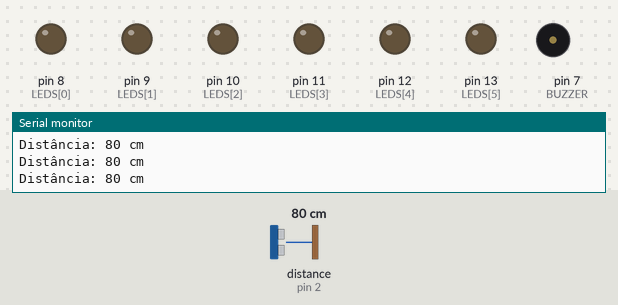
Simulated run of this sketch. Board: Arduino Uno, built with avr-gcc and run on an emulated ATmega328P. On the bench: output pins drawn as LEDs (lit = HIGH), buzzer (waves = sounding), the last lines printed to the serial monitor. Wiring (inferred from the names in the program): ultrasonic range finder: trigger pin 3; echo pin 2. Dashed ring = blinking. The test bench sets the inputs (shaded band); at power-on: distance to the obstacle (sensor on pin 2) 80 cm. The echo pulse lasts 58.3 µs per cm; pins used as bus, display or sensor lines are not drawn.

Above: at 1.2 s.
1.3 s: distance to the obstacle (sensor on pin 2) set to 66 cm
4.3 s: distance to the obstacle (sensor on pin 2) set to 57 cm
At 4.47 s:
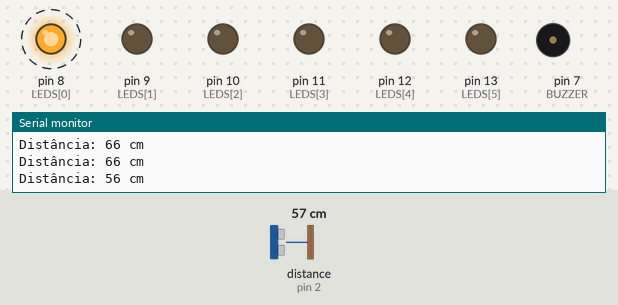
7.3 s: distance to the obstacle (sensor on pin 2) set to 49 cm
At 8.06 s:
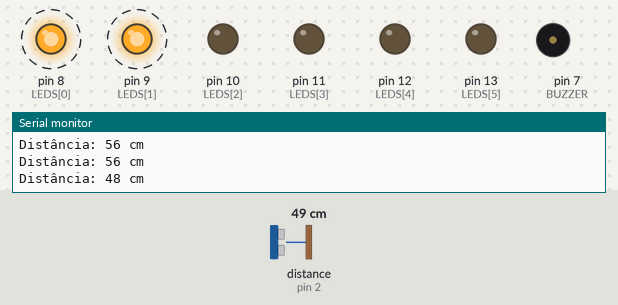
10.3 s: distance to the obstacle (sensor on pin 2) set to 45 cm
13.3 s: distance to the obstacle (sensor on pin 2) set to 38 cm
At 14.05 s:
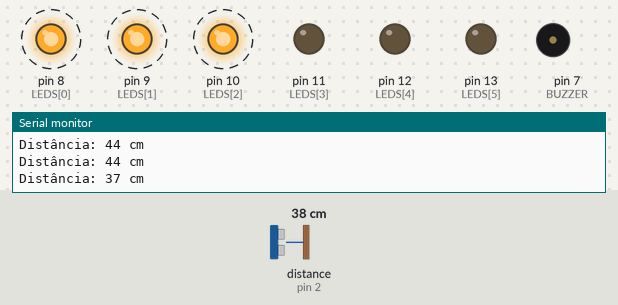
16.3 s: distance to the obstacle (sensor on pin 2) set to 2 cm
At 16.81 s:
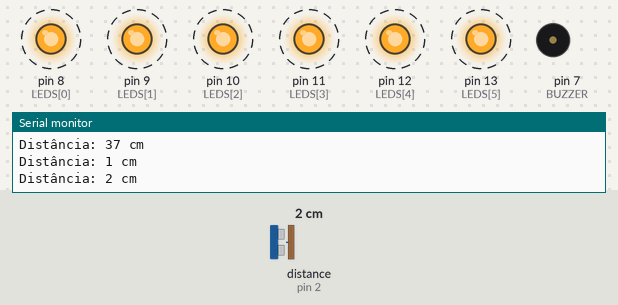
Timing chart, 0 to 20.3 s (numbered marks = the images above; inputs shaded):
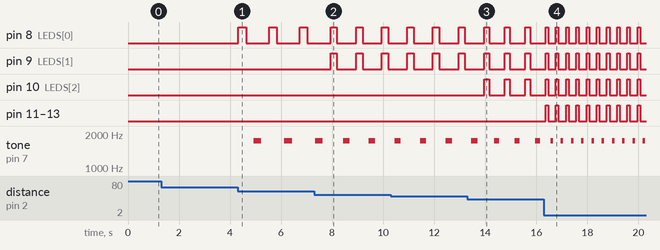

Measured:
- the behaviour switches between 61 and 60 cm on distance to the obstacle (sensor on pin 2) (found by bisection; images 0 and 1)
- the behaviour switches between 52 and 51 cm on distance to the obstacle (sensor on pin 2) (found by bisection; images 1 and 2)
- the behaviour switches between 42 and 41 cm on distance to the obstacle (sensor on pin 2) (found by bisection; images 2 and 3)
- after the input at 4.3 s, pin 8 (LEDS[0]): alternates HIGH for 0.30 s and LOW for 0.90 s, starting at once; tone on pin 7 (BUZZER): alternates 1750 Hz for 0.30 s and silent for 0.90 s, starting after 0.62 s
- after the input at 7.3 s, pin 9 (LEDS[1]): alternates HIGH for 0.25 s and LOW for 0.75 s, starting after 0.64 s
- after the input at 13.3 s, pin 10 (LEDS[2]): alternates HIGH for 0.20 s and LOW for 0.60 s, starting after 0.66 s
- after the input at 16.3 s, pin 8 (LEDS[0]), pin 9 (LEDS[1]): alternates HIGH for 0.10 s and LOW for 0.30 s, starting after 0.16 s

The sketch:

Projeto_Final_de_R_.ino
```cpp
const int TRIG = 3;
const int ECHO = 2;
const int BUZZER = 7;
const int LEDS[] = {8, 9, 10, 11, 12, 13};

int distancia = 0;
int intervalo = 0;

void setup() {
  Serial.begin(9600);
  pinMode(TRIG, OUTPUT);
  pinMode(ECHO, INPUT);
  pinMode(BUZZER, OUTPUT);
  noTone(BUZZER);

  for (int i = 0; i < 6; i++) {
    pinMode(LEDS[i], OUTPUT);
    digitalWrite(LEDS[i], LOW);
  }
}

void loop() {
  distancia = medirDistancia();

  Serial.print("Distância: ");
  Serial.print(distancia);
  Serial.println(" cm");

  // Leitura inválida
  if (distancia < 0 || distancia > 400) {
    desligarLeds();
    noTone(BUZZER);
    delay(300);
    return;
  }

  // Muito próximo - pisca todos os LEDs + buzzer rápido
  if (distancia <= 10) {
    piscarLeds(6, 100);
    tone(BUZZER, 1750);
    delay(100);
    noTone(BUZZER);
    delay(100);
  }

  // Muito longe - tudo desligado
  else if (distancia > 60) {
    desligarLeds();
    noTone(BUZZER);
  }

  // Média distância - pisca LEDs e buzzer proporcional
  else {
    if (distancia <= 20) {
      intervalo = 100; piscarLeds(5, intervalo);
    } else if (distancia <= 30) {
      intervalo = 150; piscarLeds(4, intervalo);
    } else if (distancia <= 40) {
      intervalo = 200; piscarLeds(3, intervalo);
    } else if (distancia <= 50) {
      intervalo = 250; piscarLeds(2, intervalo);
    } else if (distancia <= 60) {
      intervalo = 300; piscarLeds(1, intervalo);
    }

    tone(BUZZER, 1750);
    delay(intervalo);
    noTone(BUZZER);
    delay(intervalo);
  }
}

// Mede a distância com o sensor ultrassônico
int medirDistancia() {
  digitalWrite(TRIG, LOW);
  delayMicroseconds(2);
  digitalWrite(TRIG, HIGH);
  delayMicroseconds(10);
  digitalWrite(TRIG, LOW);

  long duracao = pulseIn(ECHO, HIGH, 30000); // timeout 30ms

  if (duracao == 0) return -1;
  return duracao / 58;
}

// Desliga todos os LEDs
void desligarLeds() {
  for (int i = 0; i < 6; i++) {
    digitalWrite(LEDS[i], LOW);
  }
}

// Pisca os primeiros N LEDs
void piscarLeds(int quantidade, int tempo) {
  for (int i = 0; i < 6; i++) {
    if (i < quantidade) {
      digitalWrite(LEDS[i], HIGH);
    } else {
      digitalWrite(LEDS[i], LOW);
    }
  }
  delay(tempo);
  for (int i = 0; i < quantidade; i++) {
    digitalWrite(LEDS[i], LOW);
  }
  delay(tempo);
}
```
